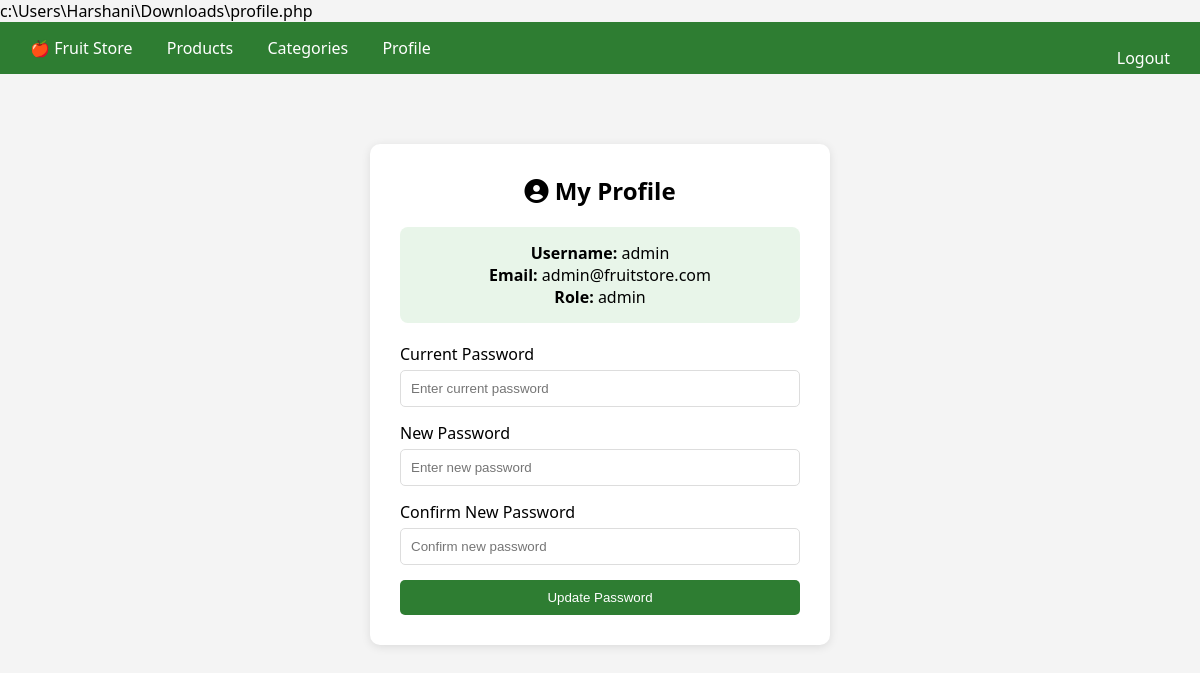
The page /pages/profile.php (signed in) on the database its author committed.
### tables this page shows
CREATE TABLE `users` (
  `id` int(11) NOT NULL,
  `username` varchar(50) NOT NULL,
  `email` varchar(100) NOT NULL,
  `password` varchar(255) NOT NULL,
  `full_name` varchar(100) DEFAULT NULL,
  `phone` varchar(15) DEFAULT NULL,
  `role` enum('admin','staff') DEFAULT 'staff',
  `created_at` timestamp NOT NULL DEFAULT current_timestamp(),
  `reset_token` varchar(255) DEFAULT NULL,
  `reset_expires` datetime DEFAULT NULL
);

### pages/profile.php (the view, shortened to what this page needs)
c:\Users\Harshani\Downloads\profile.php<?php
require_once __DIR__ . '/../config/database.php';
$user_id = $_SESSION['user_id'];
$query = "SELECT * FROM users WHERE id = $user_id";
$result = mysqli_query($conn, $query);
$user = mysqli_fetch_assoc($result);
?>
<!DOCTYPE html>
<html>
<head>
    <link rel="stylesheet" href="https://cdnjs.cloudflare.com/ajax/libs/font-awesome/6.4.0/css/all.min.css">
</head>
<body>
    <div class="navbar">
        <a href="dashboard.php">🍎 Fruit Store</a>
        <a href="products.php">Products</a>
        <a href="categories.php">Categories</a>
        <a href="profile.php">Profile</a>
        <a href="logout.php" style="float:right;">Logout</a>
    </div>
    <div class="container">
        <div class="card">
            <h2><i class="fas fa-user-circle"></i> My Profile</h2>
            <div class="info">
                <strong>Username:</strong> <?php echo $user['username']; ?><br>
                <strong>Email:</strong> <?php echo $user['email']; ?><br>
                <strong>Role:</strong> <?php echo $user['role']; ?>
            </div>
            <form method="POST">
                <div class="form-group">
                    <label>Current Password</label>
                    <input type="password" name="current_password" placeholder="Enter current password" required>
                </div>
                <div class="form-group">
                    <label>New Password</label>
                    <input type="password" name="new_password" placeholder="Enter new password" required>
                </div>
                <div class="form-group">
                    <label>Confirm New Password</label>
                    <input type="password" name="confirm_password" placeholder="Confirm new password" required>
                </div>
                <button type="submit" name="update_password" class="btn">Update Password</button>
            </form>
        </div>
    </div>
</body>
</html>

### pages/profile.php (style rules this page uses)
* { margin: 0; padding: 0; box-sizing: border-box; }
body { font-family: 'Segoe UI', Tahoma, Geneva, Verdana, sans-serif; background: #f4f4f4; }
.navbar { background: #2E7D32; padding: 15px; color: white; }
.navbar a { color: white; text-decoration: none; padding: 10px 15px; }
.container { padding: 20px; max-width: 500px; margin: 50px auto; }
.card { background: white; border-radius: 10px; padding: 30px; box-shadow: 0 2px 10px rgba(0,0,0,0.1); }
.card h2 { margin-bottom: 20px; text-align: center; }
.form-group { margin-bottom: 15px; }
.form-group label { display: block; margin-bottom: 5px; }
.form-group input { width: 100%; padding: 10px; border: 1px solid #ddd; border-radius: 5px; }
.btn { width: 100%; padding: 10px; background: #2E7D32; color: white; border: none; border-radius: 5px; cursor: pointer; }
.info { background: #e8f5e9; padding: 15px; border-radius: 8px; margin-bottom: 20px; text-align: center; }

### rows shown on the page
users: username "admin", email "admin@fruitstore.com", role "admin"
